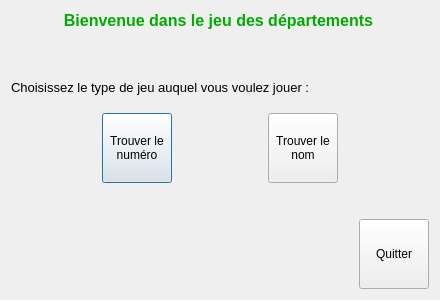
<?xml version="1.0" encoding="UTF-8"?>
<ui version="4.0">
 <class>Dialog</class>
 <widget class="QDialog" name="Dialog">
  <property name="geometry">
   <rect>
    <x>0</x>
    <y>0</y>
    <width>440</width>
    <height>300</height>
   </rect>
  </property>
  <property name="sizePolicy">
   <sizepolicy hsizetype="Fixed" vsizetype="Fixed">
    <horstretch>0</horstretch>
    <verstretch>0</verstretch>
   </sizepolicy>
  </property>
  <property name="minimumSize">
   <size>
    <width>440</width>
    <height>300</height>
   </size>
  </property>
  <property name="maximumSize">
   <size>
    <width>440</width>
    <height>300</height>
   </size>
  </property>
  <property name="windowTitle">
   <string>Choix du jeu</string>
  </property>
  <layout class="QVBoxLayout" name="verticalLayout">
   <item>
    <widget class="QLabel" name="label_3">
     <property name="sizePolicy">
      <sizepolicy hsizetype="Fixed" vsizetype="Fixed">
       <horstretch>0</horstretch>
       <verstretch>0</verstretch>
      </sizepolicy>
     </property>
     <property name="minimumSize">
      <size>
       <width>415</width>
       <height>0</height>
      </size>
     </property>
     <property name="maximumSize">
      <size>
       <width>415</width>
       <height>16777215</height>
      </size>
     </property>
     <property name="font">
      <font>
       <pointsize>12</pointsize>
       <weight>75</weight>
       <bold>true</bold>
      </font>
     </property>
     <property name="text">
      <string>&lt;html&gt;&lt;head/&gt;&lt;body&gt;&lt;p align=&quot;center&quot;&gt;&lt;span style=&quot; font-size:12pt; font-weight:600; color:#00aa00;&quot;&gt;Bienvenue dans le jeu des départements&lt;/span&gt;&lt;/p&gt;&lt;/body&gt;&lt;/html&gt;</string>
     </property>
    </widget>
   </item>
   <item>
    <spacer name="verticalSpacer">
     <property name="orientation">
      <enum>Qt::Vertical</enum>
     </property>
     <property name="sizeHint" stdset="0">
      <size>
       <width>20</width>
       <height>21</height>
      </size>
     </property>
    </spacer>
   </item>
   <item>
    <widget class="QLabel" name="label">
     <property name="minimumSize">
      <size>
       <width>0</width>
       <height>40</height>
      </size>
     </property>
     <property name="maximumSize">
      <size>
       <width>16777215</width>
       <height>40</height>
      </size>
     </property>
     <property name="font">
      <font>
       <pointsize>10</pointsize>
      </font>
     </property>
     <property name="text">
      <string>Choisissez le type de jeu auquel vous voulez jouer :</string>
     </property>
    </widget>
   </item>
   <item>
    <layout class="QHBoxLayout" name="horizontalLayout">
     <item>
      <spacer name="horizontalSpacer_2">
       <property name="orientation">
        <enum>Qt::Horizontal</enum>
       </property>
       <property name="sizeHint" stdset="0">
        <size>
         <width>40</width>
         <height>20</height>
        </size>
       </property>
      </spacer>
     </item>
     <item>
      <widget class="QPushButton" name="bouton_nom_vers_num">
       <property name="minimumSize">
        <size>
         <width>70</width>
         <height>70</height>
        </size>
       </property>
       <property name="maximumSize">
        <size>
         <width>70</width>
         <height>70</height>
        </size>
       </property>
       <property name="text">
        <string>Trouver le
numéro</string>
       </property>
      </widget>
     </item>
     <item>
      <spacer name="horizontalSpacer">
       <property name="orientation">
        <enum>Qt::Horizontal</enum>
       </property>
       <property name="sizeHint" stdset="0">
        <size>
         <width>40</width>
         <height>20</height>
        </size>
       </property>
      </spacer>
     </item>
     <item>
      <widget class="QPushButton" name="bouton_num_vers_nom">
       <property name="minimumSize">
        <size>
         <width>70</width>
         <height>70</height>
        </size>
       </property>
       <property name="maximumSize">
        <size>
         <width>70</width>
         <height>70</height>
        </size>
       </property>
       <property name="text">
        <string>Trouver le
nom</string>
       </property>
      </widget>
     </item>
     <item>
      <spacer name="horizontalSpacer_3">
       <property name="orientation">
        <enum>Qt::Horizontal</enum>
       </property>
       <property name="sizeHint" stdset="0">
        <size>
         <width>40</width>
         <height>20</height>
        </size>
       </property>
      </spacer>
     </item>
    </layout>
   </item>
   <item>
    <spacer name="verticalSpacer_2">
     <property name="orientation">
      <enum>Qt::Vertical</enum>
     </property>
     <property name="sizeHint" stdset="0">
      <size>
       <width>20</width>
       <height>22</height>
      </size>
     </property>
    </spacer>
   </item>
   <item>
    <layout class="QHBoxLayout" name="horizontalLayout_2">
     <item>
      <spacer name="horizontalSpacer_4">
       <property name="orientation">
        <enum>Qt::Horizontal</enum>
       </property>
       <property name="sizeHint" stdset="0">
        <size>
         <width>40</width>
         <height>20</height>
        </size>
       </property>
      </spacer>
     </item>
     <item>
      <widget class="QPushButton" name="bouton_quitter">
       <property name="sizePolicy">
        <sizepolicy hsizetype="Fixed" vsizetype="Fixed">
         <horstretch>0</horstretch>
         <verstretch>0</verstretch>
        </sizepolicy>
       </property>
       <property name="minimumSize">
        <size>
         <width>70</width>
         <height>70</height>
        </size>
       </property>
       <property name="maximumSize">
        <size>
         <width>70</width>
         <height>70</height>
        </size>
       </property>
       <property name="text">
        <string>Quitter</string>
       </property>
      </widget>
     </item>
    </layout>
   </item>
  </layout>
 </widget>
 <resources/>
 <connections/>
</ui>
